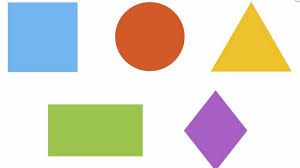
#> input picture src/img/19/figuras.jpeg, 300 x 168 px
$ python recortando.py
#> lines starting #> are read from the running program, lines starting #| are printed output that depends on the picture; after the words box and inside, x2 and y2 are one past the last pixel; in counts of white or black regions, pixels touching at a corner belong together
import cv2
import numpy as np

image = cv2.imread("../src/img/19/figuras.jpeg")
#> image is the input picture: shape (168, 300, 3); mean B, G, R 204.1, 217.4, 221.9
cv2.imshow("Original", image)
cv2.waitKey(0)

original_image = image

# Escala de grises
gray = cv2.cvtColor(image, cv2.COLOR_BGR2GRAY)
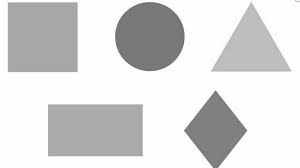
#> gray: shape (168, 300); min 96, max 255, mean 217.2

# Encontrar bordes con Canny
edged = cv2.Canny(gray, 45, 180)
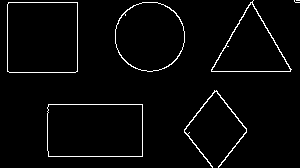
#> edged: shape (168, 300); 2.8% white in thin lines or dots

contours, hierachy = cv2.findContours(edged, cv2.RETR_EXTERNAL, cv2.CHAIN_APPROX_NONE)
#> contours = 7 contours, 2 with area under 20; largest, box (x1, y1, x2, y2) and area: (47, 104, 143, 157) 4929, (7, 2, 78, 73) 4896, (115, 2, 185, 72) 3792, (211, 0, 292, 72) 2868, (184, 90, 247, 168) 116
cv2.imshow("Canny Edges After Contouring", edged)
cv2.waitKey(0)

i = 0
for c in contours:
    if(cv2.contourArea(c) < 0.5):
        continue
    (x, y, w, h) = cv2.boundingRect(c)
    # Recortamos el controno y mostramos el resultado
    cropped_contour = original_image[y:y+h, x:x+w]
    name = "recorte_" + str(i+1)
    cv2.imshow(name, cropped_contour)
    cv2.waitKey(0)
    i += 1
#> this loop made 7 passes
#> (x, y, w, h, name) on passes 1, 2, 3, 4, 7: (47, 104, 96, 53, 'recorte_1'), (184, 90, 63, 78, 'recorte_2'), (115, 2, 70, 70, 'recorte_3'), (7, 2, 71, 71, 'recorte_4'), (211, 0, 81, 72, 'recorte_5')
#> pass 1, `cropped_contour = original_image[y:y+h, x:x+w]`:
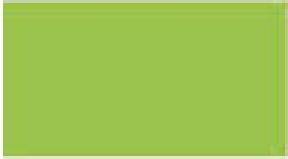
#> cropped_contour: shape (53, 96, 3) (shown 3 times larger); mean B, G, R 83.4, 197.3, 158.6
#> pass 2, `cropped_contour = original_image[y:y+h, x:x+w]`:
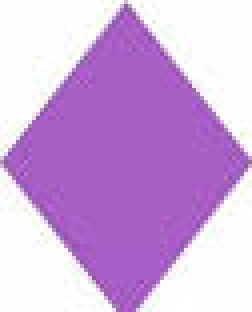
#> cropped_contour: shape (78, 63, 3) (shown 4 times larger); mean B, G, R 221.9, 170.9, 207.6
#> pass 3, `cropped_contour = original_image[y:y+h, x:x+w]`:
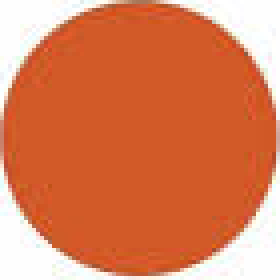
#> cropped_contour: shape (70, 70, 3) (shown 4 times larger); mean B, G, R 89.2, 127.4, 218.5
#> after the loop, i = 5


cv2.drawContours(image, contours, -1, (0, 255, 0), 1)
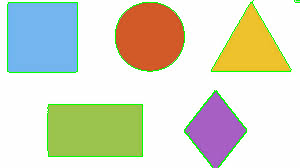
#> image: shape (168, 300, 3); 2.53% of pixels changed, all inside (x1, y1, x2, y2) = (7, 0, 300, 168)
cv2.imshow('Contornos', image)
cv2.waitKey(0)

cv2.destroyAllWindows()
